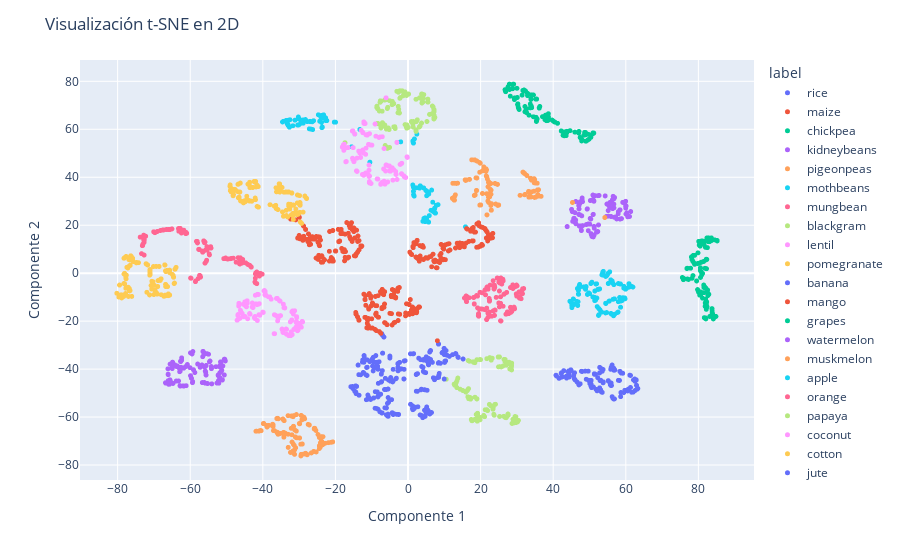

Notebook code for this chart:
### Markdown cell above
Implicancia:
* Reducción no lineal de dimensionalidad
* Preservación de estructuras locales y globales

### Code cell
tsne = TSNE(n_components=2, random_state=0, perplexity=10)  # Aplicar t-SNE para reducir a 2 dimensiones
projections_tsne = tsne.fit_transform(df_std)

df_tsne = pd.DataFrame(projections_tsne, columns=['Componente 1', 'Componente 2']) # df datos transformados

df_tsne['label'] = df['label']  # Agregar la columna 'label'

# Graficar los datos en 2D usando Plotly Express
fig = px.scatter(df_tsne, x='Componente 1', y='Componente 2', color='label', labels={'color': 'label'})
fig.update_traces(marker_size=5)
fig.update_layout(title='Visualización t-SNE en 2D')
fig.show()
